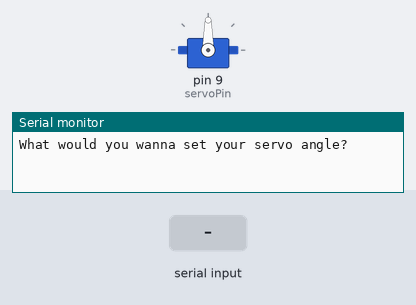
Simulated run of this sketch. Board: Arduino Uno, built with avr-gcc and run on an emulated ATmega328P. On the bench: servo, the last lines printed to the serial monitor. The inputs (shaded band) are chosen by the test bench.

Above: at 1.2 s.
1.3 s: "30,150\n" received over Serial
At 3.5 s:
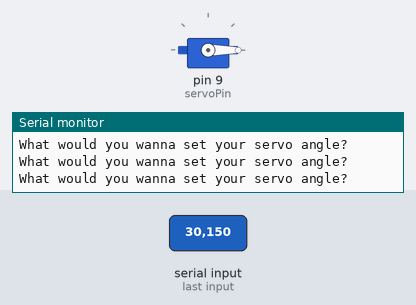
3.8 s: "90,45\n" received over Serial
At 4.6 s:
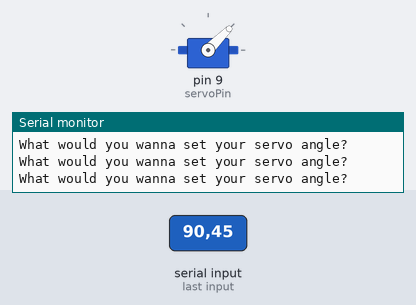
6.3 s: "200\n" received over Serial
At 6.9 s:
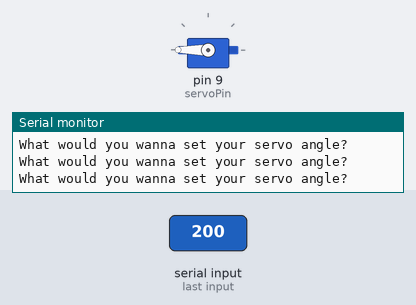
Timing chart, 0 to 9.3 s (numbered marks = the images above; inputs shaded):
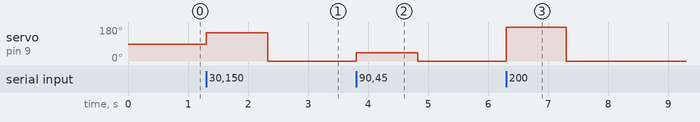

The sketch:

userPrompt.ino
```cpp
#include <Servo.h> //including the servo library
int servoPin = 9;  //tell arduino that servo is hooked to pin 9
int servoAngle = 0;  //declare the servoAngle

Servo sg90; //naming the servo

void setup() {
   Serial.begin(9600); //start the serial monitor on channel 9600

   pinMode(servoPin, OUTPUT);  //servoPin is an OUTPUT
   sg90.attach(servoPin);
 }

void loop() {
  Serial.println("What would you wanna set your servo angle?");  //ask the question
  while(Serial.available()==0){}  //wait until the question is answered
  servoAngle = Serial.parseInt(); //read the integers from the user
  sg90.write(servoAngle);  //set the sg90 to servoAngle

}
```

Measured:
- after the input at 1.3 s, servo on pin 9 (servoPin): 90° → 150° at once, → 0° 1.0 s later
- after the input at 3.8 s, servo on pin 9 (servoPin): 0° → 45° at once, → 0° 1.0 s later
- after the input at 6.3 s, servo on pin 9 (servoPin): 0° → 180° at once, → 0° 1.0 s later
